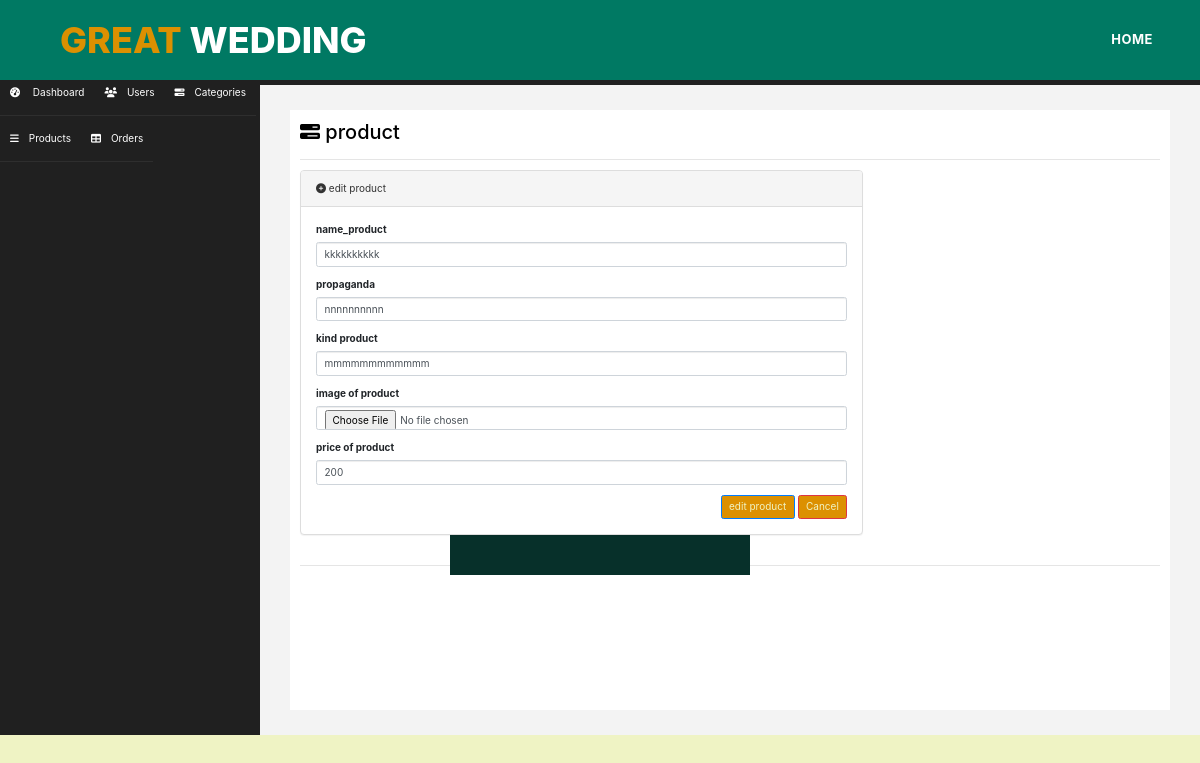
Page /shop/admin/edit_product.php?action=edit&id=1 on the committed database.
### tables this page shows
CREATE TABLE `products` (
  `id` int(11) NOT NULL,
  `name_product` varchar(250) NOT NULL,
  `propaganda` varchar(250) NOT NULL,
  `kind_product` varchar(250) NOT NULL,
  `price` int(11) NOT NULL,
  `image` varchar(250) NOT NULL,
  `userid` int(11) NOT NULL
);

### shop/admin/edit_product.php (the view, shortened to what this page needs)
<?php
include('header.php');
require ('dbconnect.php');
include ('./login.php');
?>
        <div id="page-wrapper">
            <div id="page-inner">
                <div class="row">
                    <div class="col-md-12">
                        <h2><i class="fa fa-tasks"></i> product</h2>
                    </div>
                </div>
                <hr />
                <div class="row">
                    <div class="col-md-8">
                        <div class="panel panel-default">
                            <div class="panel-heading">
                                <i class="fa fa-plus-circle"></i> edit product
                            </div>
                            <div class="panel-body">
                                <div class="row">
									  <?php
									  $id=$_GET['id'];
											$sql="select * from products where id=:p_id";
					                        $stm=$con->prepare($sql);
					                        $stm->execute(array("p_id"=>$id));
					                       if($stm->rowCount()>0){
											foreach($stm->fetchAll() as $row ){
													$name_product=$row['name_product'];
													$propaganda=$row['propaganda'];
													$kind_product=$row['kind_product'];
													$price=$row['price'];
									  ?>
                                    <div class="col-md-12">
                                        <form role="form" method="post">
                                            <div class="form-group">
                                                <label> name_product</label>
                                                <input type="text" name="name_product" placeholder="Please Enter your Name "
                                                    class="form-control" value="<?php echo $name_product?>"/>
                                            </div>
											<div class="form-group">
                                                <label> propaganda</label>
                                                <input type="text" name="propaganda" placeholder="Please Enter hall country "
                                                    class="form-control" value="<?php echo $propaganda?>" />
                                            </div>
											<div class="form-group">
                                                <label> kind product</label>
                                                <input type="text" name="kind_product" placeholder="Please Enter hall country "
                                                    class="form-control" value="<?php echo $kind_product?>" />
                                            </div>
											<div class="form-group">
                                                <label> image of product</label>
                                                <input type="file" name="image" placeholder="Please Enter your Name "
                                                    class="form-control" value="<?php echo $price?>" />
                                            </div>
											<div class="form-group">
                                                <label> price of product</label>
                                                <input type="text" name="price" placeholder="Please Enter your Name "
                                                    class="form-control" value="<?php echo $price?>" />
                                            </div>
                                            <div style="float:right;">
                                                <button type="submit"  name ="submit" class="btn btn-primary">edit product</button>
                                                <button type="reset" class="btn btn-danger">Cancel</button>
                                            </div>
                                    </div>
                                </div>
                            </div>
                        </div>
                    </div>
                </div>                    <hr />
                    <?php }
										   } ?>
            </div>
        </div>
   </div>
   <?php
   include('footer.php');
   ?>

### shop/admin/assets/css/custom.css (style rules this page uses)
body { font-family: 'Open Sans', sans-serif; }
#page-wrapper { padding: 15px 15px; min-height: 600px; background:#F3F3F3; }
#page-inner { width:100%; margin:10px 20px 10px 0px; background-color:#fff!important; padding:10px; min-height:600px; }
h2 { color: #000; }
@media (min-width:768px) { #page-wrapper { margin: 0 0 0 260px; padding: 15px 30px; } }

### css/tool.css (style rules this page uses)
body { display: block; background-color: #EFF3C4; }
.btn { background-color: #DC9001; color: #EFF3C4; }

### rows in the picture
products: name_product "kkkkkkkkkk", propaganda "nnnnnnnnnn", kind_product "mmmmmmmmmmmm", price "200"
